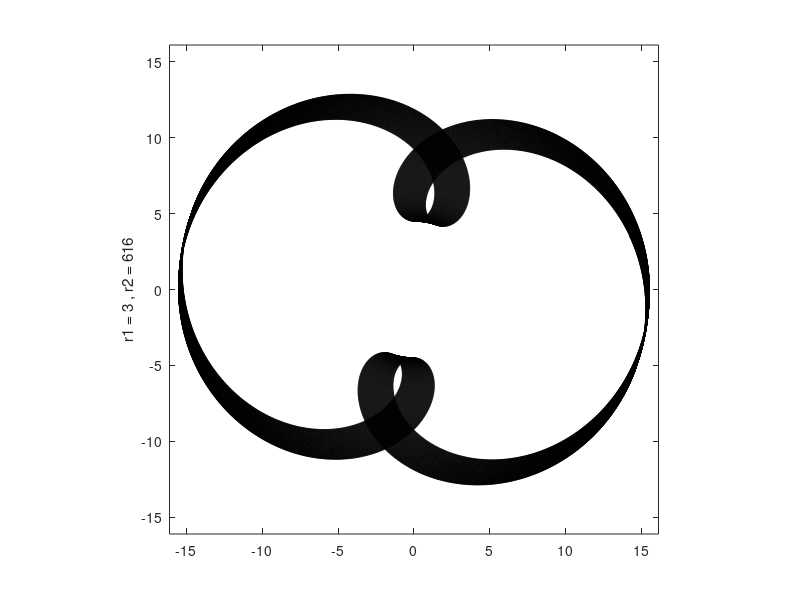

MATLAB code for this plot:
%in the name of God
turn = 70;
format long

r1 = randi(20)
r2 = randi(1200)
speed = r1 + 1 / r2;

tetha = 0:0.003:2*turn*pi;
r =10;

x = cos(tetha) * r + cos(speed*tetha) * 5.5;
y = sin(tetha) * r + sin(speed*tetha) * 5.5;
plot(x, y, 'k');

ylabel( ['r1 = ',num2str(r1),' , r2 = ',num2str(r2)] )
axis equal;
axis([-16.1 16.1 -16.1 16.1])
print -dpng figure.png
